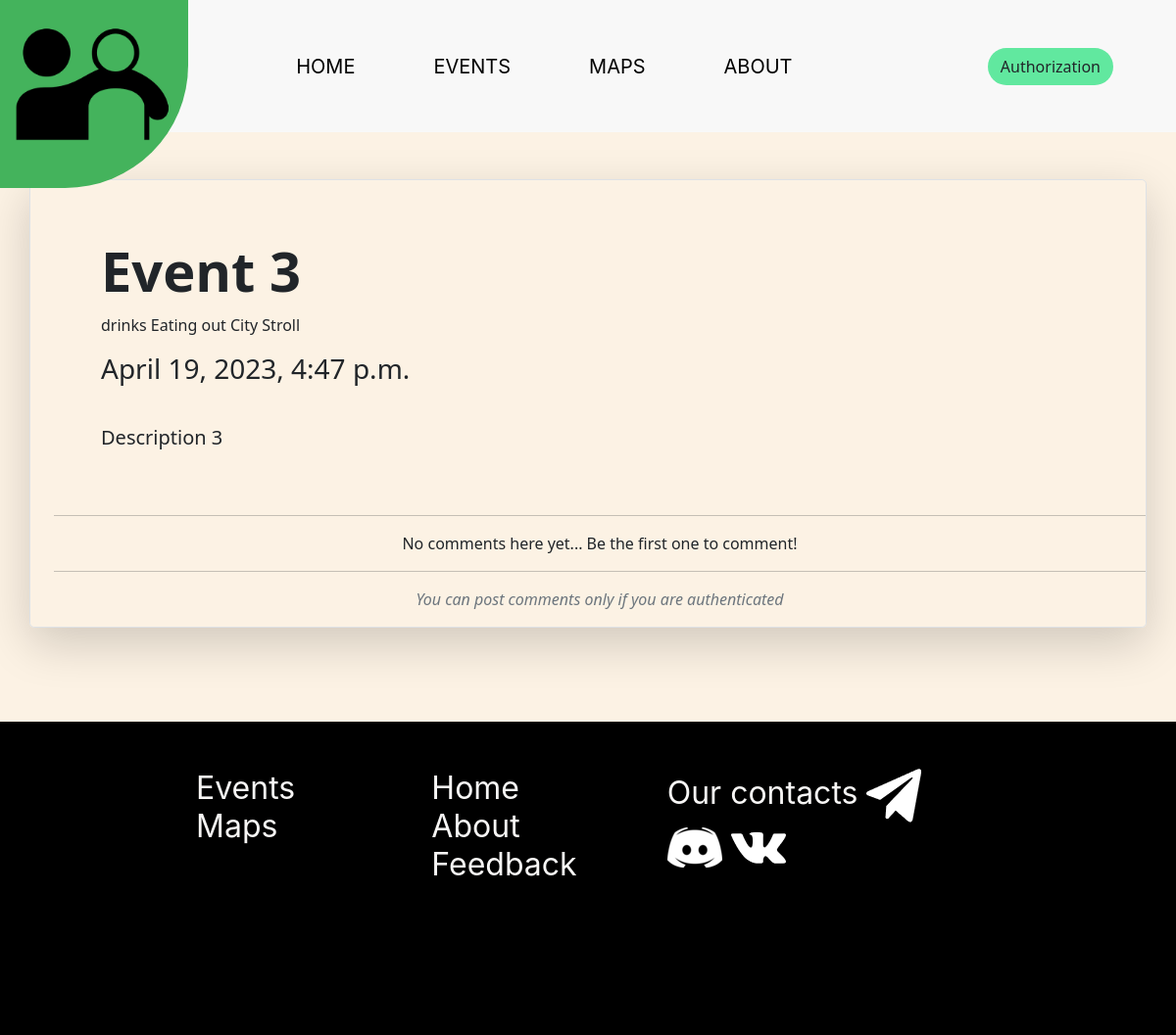
The page /events/3/ on the database its author committed.
### events/models.py (models this page shows, shortened)
class Event(django.db.models.Model):
    objects = events.managers.EventManager()
    class Status(django.db.models.TextChoices):
        public = 'pub', 'public'
        authorizedonly = 'authonly', 'authorized only'
        private = 'priv', 'private'
    created_at = django.db.models.DateField(
        _('created at'),
        auto_now_add=True,
    )
    date = django.db.models.DateTimeField(
        _('date & time'),
        blank=False,
        help_text=_('format: yyyy-mm-dd hh:mm'),
    )
    description = django.db.models.TextField(
        _('description'),
        max_length=300,
        blank=False,
        help_text=_('Describe your event'),
    )
    title = django.db.models.CharField(
        _('title'),
        max_length=40,
        blank=False,
        help_text=_('Provide a title for your event'),
    )
    is_active = django.db.models.BooleanField(
        _('is active'),
        default=True,
    )
    is_frozen = django.db.models.BooleanField(
        _('is frozen'),
        default=False,
    )
    is_offline = django.db.models.BooleanField(
        _('is offline'),
        default=False,
    )
    is_published = django.db.models.BooleanField(
        _('is published'),
        default=True,
    )
    location_x = django.db.models.FloatField(
        _('location x'),
        null=True,
    )
    location_y = django.db.models.FloatField(
        _('location y'),
        null=True,
    )
    organizer = django.db.models.ForeignKey(
        users.models.User,
        on_delete=django.db.models.CASCADE,
        verbose_name=_('organizer'),
    )
    status = django.db.models.CharField(
        _('status'),
        default=Status.public,
        choices=Status.choices,
        max_length=8,
        help_text=_('Set status for your event'),
    )
    tags = django.db.models.ManyToManyField(
        to=Tag,
        related_name='tags',
        help_text=_('Select appropriate tags for your event'),
    )
    class Meta:
        ordering = ('date',)
        verbose_name = 'event'
        verbose_name_plural = 'events'

class Tag(django.db.models.Model):
    created_at = django.db.models.DateField(
        _('created at'),
        auto_now_add=True,
    )
    is_active = django.db.models.BooleanField(
        _('is active'),
        default=True,
    )
    slug = django.db.models.SlugField(
        _('slug'),
        blank=False,
        unique=True,
        default='000_000',
        help_text=_('tag slug'),
    )
    title = django.db.models.CharField(
        _('title'),
        max_length=20,
        unique=True,
        blank=False,
        help_text=_('tag title'),
    )
    def __str__(self) -> str:
        return self.title[:20]

### events/views.py (the view, shortened to what this page needs)
class EventDetail(
    django.views.generic.DetailView, django.views.generic.edit.FormMixin
):
    model = events.models.Event
    template_name = 'events/event_detail.html'
    pk_url_kwarg = 'id'
    context_object_name = 'event'
    form_class = events.forms.EventCommentForm
    def get_context_data(self, **kwargs) -> dict:
        context = super().get_context_data(**kwargs)
        context['user'] = self.request.user
        context[
            'comments'
        ] = events.models.EventComment.objects.comments_by_event_id(
            self.kwargs['id']
        )
        return context

### events/managers.py (called while the page is built)
    def comments_by_event_id(self, id: int) -> django.db.models.QuerySet:
        return (
            self.get_queryset()
            .filter(event__id=id)
            .select_related(
                f'{events.models.EventComment.author.field.name}',
                f'{events.models.EventComment.event.field.name}',
            )
            .prefetch_related(
                f'{events.models.EventComment.author.field.name}__'
                f'{users.models.User.avatar.related.related_name}',
            )
        )

### templates/events/event_detail.html (shortened to what this page needs)
{% extends 'layouts/layout.html' %}
{% load static %}
{% load i18n %}
{% block content %}
<div class="container my-5">
  <div class="row p-4 pb-0 pe-lg-0 pt-lg-5 align-items-center rounded-3 border shadow-lg">
    <div class="col-lg-7 p-3 p-lg-5 pt-lg-3">
      <h1 class="display-4 fw-bold lh-1 mb-3">{{ event.title }}</h1>
      <p>{{ event.tags.all|join:'   ' }}</p>
      <h3 class="display-9">{{ event.date }}</h3>
      <p class="lead">
        <br>
        {{ event.description }}
      </p>
    </div>
    <hr class="hr">
    <div id="comments">
      {% for comment in comments %}
      <div class="card mb-4">
        <div class="card-body">
          <p>{{ comment.message }}</p>
          <div class="d-flex justify-content-between">
            <div class="d-flex flex-row align-items-center">
              <img src="{{ comment.author.avatar.get_image_300x300.url }}" class="rounded-circle" alt="avatar"
                width="40" height="40">
              <p class="small mb-0 ms-2">{{ comment.author.username }}</p>
            </div>
          </div>
        </div>
      </div>
      {% empty %}
      <p class="text-center mb-3">{% translate "No comments here yet... Be the first one to comment!" %}</p>
      {% endfor %}
    </div>
    {% if user.is_authenticated %}
    <form class="basic-form" method="post" enctype="multipart/form-data">
      {% include 'include/form.html' %}
      <div class="row justify-content-center text-center">
        <div class="col-md-12">
          <input type="submit" class="btn btn-success btn-send" value="{% translate 'Post' %}">
        </div>
      </div>
    </form>
    {% else %}
      <hr class="hr">
      <p class="text-center text-muted"><i>{% translate "You can post comments only if you are authenticated" %}</i></p>
    {% endif %}
  </div>
</div>
{% endblock %}

### static_dev/scss/style.css (style rules this page uses)
body { background: rgba(252, 241, 226, 0.9); height: 100%; }

### rows shown on the page
Event: title "Event 3", tags.all "drinks Eating out City Stroll", date "April 19, 2023, 4:47 p.m.", description "Description 3"
